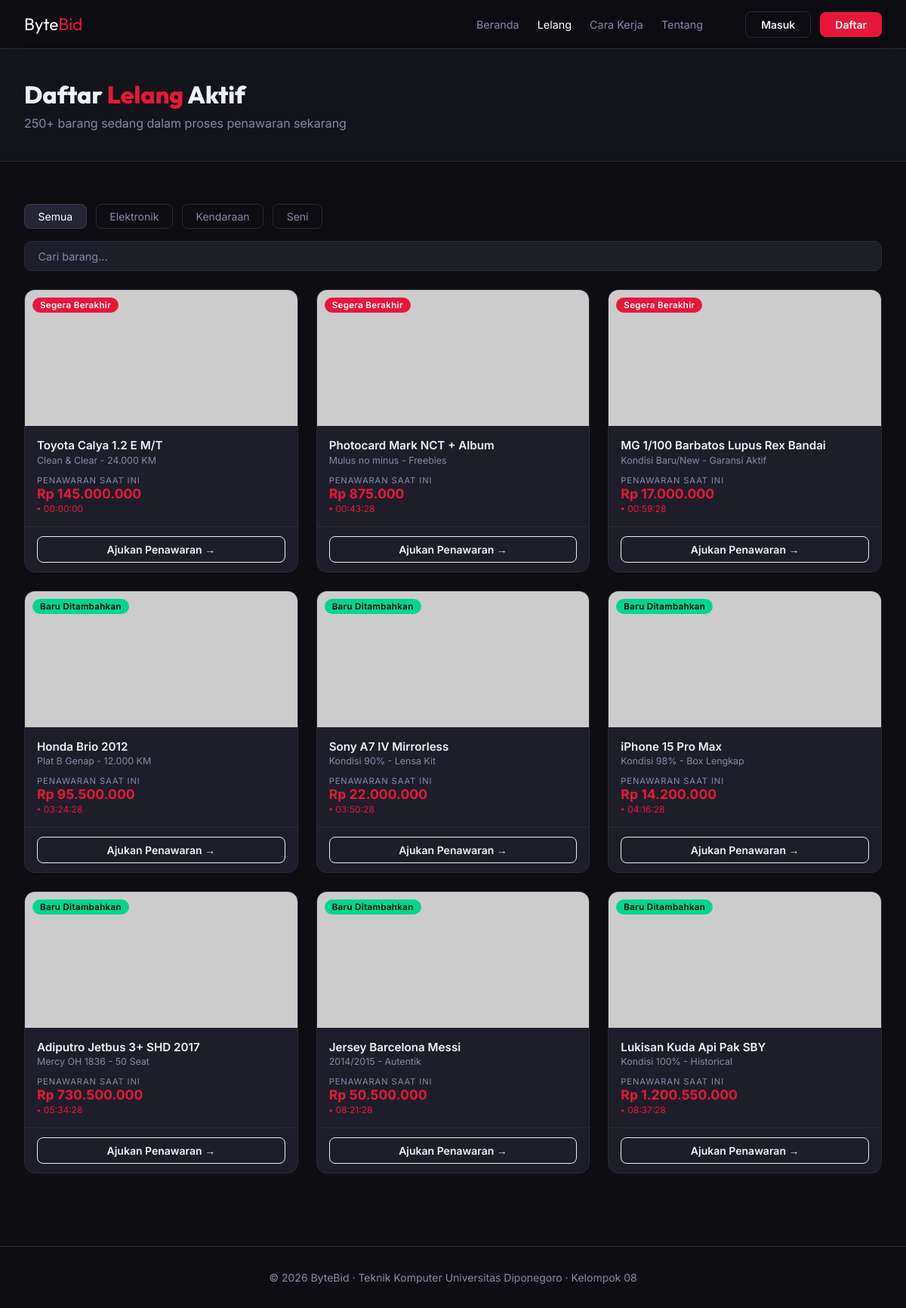
/lelang, run on the app's committed database.
### app/models.py (models this page shows, shortened)
class Item(db.Model):
    __tablename__ = 'items'
    id = db.Column(db.Integer, primary_key=True)
    name = db.Column(db.String(200), nullable=False)
    description = db.Column(db.Text, nullable=True)
    condition = db.Column(db.String(255), nullable=True)
    category = db.Column(db.String(50), nullable=False, index=True, default='Lainnya')
    image = db.Column(db.String(500), nullable=True)
    start_price = db.Column(db.Numeric(15, 2), nullable=False)
    current_bid = db.Column(db.Numeric(15, 2), nullable=False)
    status = db.Column(db.Enum(AuctionStatus),
                       default=AuctionStatus.ACTIVE, nullable=False)
    start_time = db.Column(db.DateTime, default=datetime.utcnow, nullable=False)
    end_time = db.Column(db.DateTime, nullable=False)
    created_by = db.Column(db.Integer, db.ForeignKey('users.id'), nullable=True)
    winner_id = db.Column(db.Integer, db.ForeignKey('users.id'), nullable=True)
    created_at = db.Column(db.DateTime, default=datetime.utcnow, nullable=False)
    updated_at = db.Column(db.DateTime, default=datetime.utcnow,
                           onupdate=datetime.utcnow, nullable=False)
    deleted_at = db.Column(db.DateTime, nullable=True, index=True)  # soft delete (Trash)
    bids = db.relationship('Bid', backref='item', lazy='dynamic',
                           cascade='all, delete-orphan',
                           order_by='Bid.created_at.desc()')
    @property
    def time_remaining_seconds(self) -> int:
        if self.status not in (AuctionStatus.ACTIVE, AuctionStatus.SCHEDULED):
            return 0
        delta = self.end_time - datetime.utcnow()
        return max(0, int(delta.total_seconds()))
    @property
    def badge(self) -> str:
        if self.status == AuctionStatus.ENDED:
            return 'Selesai'
        if self.status == AuctionStatus.CANCELLED:
            return 'Dibatalkan'
        if self.time_remaining_seconds <= 3 * 3600:
            return 'Segera Berakhir'
        return 'Baru Ditambahkan'
    @property
    def timer_display(self) -> str:
        secs = self.time_remaining_seconds
        h, rem = divmod(secs, 3600)
        m, s = divmod(rem, 60)
        return f"{h:02d}:{m:02d}:{s:02d}"

### app/routes/main.py (the view)
@main_bp.route('/lelang')
def lelang():
    cat = request.args.get('cat', 'Semua')
    q = (request.args.get('q') or '').strip()
    query = Item.query.filter(Item.status == AuctionStatus.ACTIVE,
                              Item.deleted_at.is_(None))
    if cat and cat != 'Semua':
        query = query.filter(Item.category == cat)
    if q:
        like = f'%{q}%'
        query = query.filter(Item.name.ilike(like))
    items = query.order_by(Item.end_time.asc()).all()
    return render_template('lelang.html',
                           items=items, active_cat=cat, query=q)

### app/__init__.py (called while the page is built)
def _format_rupiah(value) -> str:
    if value is None:
        return 'Rp 0'
    try:
        n = int(round(float(value)))
    except (TypeError, ValueError):
        return 'Rp 0'
    return 'Rp ' + f'{n:,}'.replace(',', '.')

### app/routes/main.py (called while the page is built)
def _current_user():
    uid = session.get('user_id')
    if not uid:
        return None
    return User.query.get(uid)

@main_bp.app_context_processor
def inject_globals():
    user = _current_user()
    unread_count = 0
    if user:
        unread_count = Notification.query.filter_by(
            user_id=user.id, is_read=False).count()
    return {
        'current_user': user,
        'now': datetime.utcnow(),
        'unread_notif_count': unread_count,
    }

### templates/lelang.html (shortened to what this page needs)
{% extends "base.html" %}
{% block content %}
<div class="page-header">
  <div class="container">
    <h1>Daftar <span>Lelang</span> Aktif</h1>
    <p>250+ barang sedang dalam proses penawaran sekarang</p>
  </div>
</div>
<section class="section-sm">
  <div class="container">
    <form method="GET">
      <div class="filters">
        {% for cat in ['Semua', 'Elektronik', 'Kendaraan', 'Seni'] %}
        <button type="submit" name="cat" value="{{ cat }}"
                class="filter-btn {% if active_cat == cat %}active{% endif %}">
          {{ cat }}
        </button>
        {% endfor %}
      </div>
      <input class="search-box" type="text" name="q" value="{{ query }}"
             placeholder="Cari barang..." oninput="this.form.submit()"/>
    </form>
    <div class="grid-3" style="margin-top:1.5rem">
      {% for item in items %}
      <div class="auction-card">
        <div class="card-img">
          <img src="{{ item.image }}" alt="{{ item.name }}" onerror="this.src='https://via.placeholder.com/300x180/0d0d12/444?text=ByteBid'"/>
          <span class="badge {% if item.badge == 'Segera Berakhir' %}badge-red{% else %}badge-green{% endif %}">
            {{ item.badge }}
          </span>
        </div>
        <div class="card-body">
          <div class="card-title">{{ item.name }}</div>
          <div class="card-sub">{{ item.condition }}</div>
          <div class="bid-label">PENAWARAN SAAT INI</div>
          <div class="bid-price">{{ item.current_bid | rupiah }}</div>
          <div class="timer">{{ item.timer_display }}</div>
        </div>
        <div class="card-footer">
          <a href="{{ url_for('main.ajukan', item_id=item.id) }}" class="btn btn-outline btn-block">Ajukan Penawaran →</a>
        </div>
      </div>
      {% endfor %}
    </div>
  </div>
</section>
{% endblock %}

### templates/base.html (style rules this page uses)
:root { --bg: #0d0d12; --bg2: #13131a; --bg3: #1a1a24; --card: #1e1e2a; --card2: #252535; --border: #2a2a3a; --red: #e8173a; --red-dim: rgba(232,23,58,0.15); --green: #00d68f; --cyan: #00bcd4; --text: #f0f0f8; --muted: #8888aa; --white: #ffffff; }
*, *::before, *::after { box-sizing: border-box; margin: 0; padding: 0; }
html { scroll-behavior: smooth; }
body { background: var(--bg); color: var(--text); font-family: 'Inter', sans-serif; min-height: 100vh; }
.btn { display: inline-flex; align-items: center; justify-content: center; padding: .5rem 1.25rem; border-radius: 8px; font-size: .875rem; font-weight: 600; cursor: pointer; text-decoration: none; border: none; transition: all .2s; }
.btn-outline { background: transparent; border: 1px solid var(--text); color: var(--text); }
.auction-card { background: var(--card); border: 1px solid var(--border); border-radius: 14px; overflow: hidden; transition: transform .2s, border-color .2s; }
.card-img { position: relative; height: 180px; overflow: hidden; background: #0a0a12; }
.card-img img { width: 100%; height: 100%; object-fit: cover; object-position: top center; }
.badge { position: absolute; top: 10px; left: 10px; padding: 3px 10px; border-radius: 20px; font-size: .72rem; font-weight: 600; letter-spacing: .03em; }
.badge-red { background: var(--red); color: #fff; }
.badge-green { background: var(--green); color: #000; }
.card-body { padding: 1rem; }
.card-title { font-size: .95rem; font-weight: 600; margin-bottom: .15rem; }
.card-sub { font-size: .78rem; color: var(--muted); margin-bottom: .75rem; }
.bid-label { font-size: .7rem; color: var(--muted); text-transform: uppercase; letter-spacing: .08em; }
.bid-price { font-size: 1.1rem; font-weight: 700; color: var(--red); }
.timer { font-size: .75rem; color: var(--red); display: flex; align-items: center; gap: 4px; margin-top: 2px; }
.timer::before { content: '●'; font-size: .5rem; }
.card-footer { padding: .75rem 1rem; border-top: 1px solid var(--border); }
.btn-block { width: 100%; }
.container { max-width: 1200px; margin: 0 auto; padding: 0 2rem; }
.grid-3 { display: grid; grid-template-columns: repeat(3, 1fr); gap: 1.5rem; }
.section-sm { padding: 2rem 0; }

### templates/lelang.html (style rules this page uses)
.page-header { background: var(--bg2); border-bottom: 1px solid var(--border); padding: 2.5rem 0; }
.page-header h1 { font-family: 'Outfit', sans-serif; font-size: 2rem; font-weight: 800; }
.page-header h1 span { color: var(--red); }
.page-header p { color: var(--muted); margin-top: .5rem; }
.filters { display: flex; gap: .75rem; flex-wrap: wrap; margin: 1.5rem 0 1rem; }
.filter-btn { padding: .45rem 1.1rem; border-radius: 8px; border: 1px solid var(--border); background: transparent; color: var(--muted); cursor: pointer; font-family: inherit; font-size: .875rem; transition: all .2s; }
.filter-btn.active, .filter-btn:hover { background: var(--card2); color: var(--white); border-color: #3a3a50; }
.search-box { width: 100%; background: var(--card); border: 1px solid var(--border); border-radius: 10px; padding: .65rem 1.1rem; color: var(--text); font-family: inherit; font-size: .9rem; outline: none; transition: border-color .2s; }
.search-box::placeholder { color: var(--muted); }

### data on the page
Item: badge "Segera Berakhir", name "Toyota Calya 1.2 E M/T", condition "Clean & Clear - 24.000 KM", current_bid|rupiah "Rp 145.000.000", timer_display "00:00:00"
Item: badge "Segera Berakhir", name "Photocard Mark NCT + Album", condition "Mulus no minus - Freebies", current_bid|rupiah "Rp 875.000", timer_display "00:43:28"
Item: badge "Segera Berakhir", name "MG 1/100 Barbatos Lupus Rex Bandai", condition "Kondisi Baru/New - Garansi Aktif", current_bid|rupiah "Rp 17.000.000", timer_display "00:59:28"
Item: badge "Baru Ditambahkan", name "Honda Brio 2012", condition "Plat B Genap - 12.000 KM", current_bid|rupiah "Rp 95.500.000", timer_display "03:24:28"
Item: badge "Baru Ditambahkan", name "Sony A7 IV Mirrorless", condition "Kondisi 90% - Lensa Kit", current_bid|rupiah "Rp 22.000.000", timer_display "03:50:28"
Item: badge "Baru Ditambahkan", name "iPhone 15 Pro Max", condition "Kondisi 98% - Box Lengkap", current_bid|rupiah "Rp 14.200.000", timer_display "04:16:28"
Item: badge "Baru Ditambahkan", name "Adiputro Jetbus 3+ SHD 2017", condition "Mercy OH 1836 - 50 Seat", current_bid|rupiah "Rp 730.500.000", timer_display "05:34:28"
Item: badge "Baru Ditambahkan", name "Jersey Barcelona Messi", condition "2014/2015 - Autentik", current_bid|rupiah "Rp 50.500.000", timer_display "08:21:28"
Item: badge "Baru Ditambahkan", name "Lukisan Kuda Api Pak SBY", condition "Kondisi 100% - Historical", current_bid|rupiah "Rp 1.200.550.000", timer_display "08:37:28"

### other printed values
{{ cat }} "Semua" "Elektronik" "Kendaraan" "Seni"
